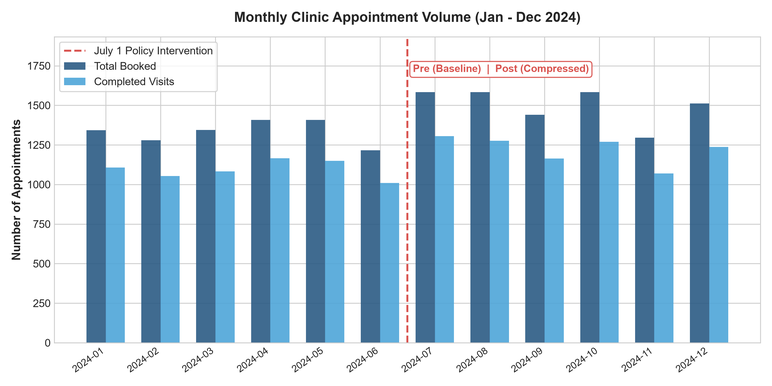
#> input picture docs/images/fig1_monthly_volume_trend.png, 772 x 386 px, shrunk from 3000 x 1500 before the run
$ python generate_dashboard_preview.py
#> lines starting #> are read from the running program, lines starting #| are printed output that depends on the picture
"""
generate_dashboard_preview.py
------------------------------
Generates a high-resolution composite dashboard preview image:
- dashboard/dashboard_preview.png
- docs/images/dashboard_preview.png

Renders KPI cards, title banner, and stitches key analytical charts
into a polished executive overview for the portfolio README.
"""

import os
import matplotlib.pyplot as plt
import matplotlib.gridspec as gridspec
from PIL import Image

BASE_DIR = os.path.dirname(os.path.dirname(os.path.abspath(__file__)))
IMAGES_DIR = os.path.join(BASE_DIR, "docs", "images")
DASHBOARD_DIR = os.path.join(BASE_DIR, "dashboard")

def create_preview():
    fig = plt.figure(figsize=(16, 12), dpi=200, facecolor="#F8FAFC")

    # Outer layout: Header banner + KPI cards + 4 chart panels
    gs = gridspec.GridSpec(3, 2, height_ratios=[0.8, 2.5, 2.5], hspace=0.28, wspace=0.18,
                           left=0.04, right=0.96, top=0.94, bottom=0.04)

    # 1. Header Banner & KPI Cards
    ax_header = fig.add_subplot(gs[0, :])
    ax_header.set_facecolor("#FFFFFF")
    for spine in ax_header.spines.values():
        spine.set_color("#E2E8F0")
        spine.set_linewidth(1.2)
    ax_header.set_xticks([])
    ax_header.set_yticks([])

    # Header text
    ax_header.text(0.02, 0.72, "Metro North Family Health Centre — Clinic Operations Dashboard",
                   fontsize=16, fontweight="bold", color="#1E3A8A", va="center")
    ax_header.text(0.02, 0.40, "Investigating Patient Flow, Waiting Times & Provider Workload | 12-Month Outpatient Study (N = 16,998 visits)",
                   fontsize=10.5, color="#64748B", va="center")

    # Draw 5 KPI Boxes inside header
    kpis = [
        ("TOTAL VISITS", "16,998", "68.0 visits/day", "#1E3A8A"),
        ("COMPLETED", "13,891", "81.7% show rate", "#0D9488"),
        ("MEDIAN WAIT", "21.1 m", "Arrival → Doctor", "#1E3A8A"),
        ("P90 WAIT TIME", "55.9 m", "Peak: 76.3m (Morning)", "#E11D48"),
        ("NO-SHOW RATE", "11.2%", "1,898 missed visits", "#F59E0B")
    ]

    box_w = 0.165
    start_x = 0.02
    box_y = 0.08
    box_h = 0.24

    for i, (label, val, sub, color) in enumerate(kpis):
        bx = start_x + i * 0.198
        rect = plt.Rectangle((bx, box_y), box_w, box_h, facecolor="#F1F5F9",
                             edgecolor="#CBD5E1", linewidth=0.8, transform=ax_header.transAxes, clip_on=False)
        ax_header.add_patch(rect)
        ax_header.text(bx + 0.01, box_y + 0.17, label, fontsize=7.5, fontweight="bold", color="#64748B", transform=ax_header.transAxes)
        ax_header.text(bx + 0.01, box_y + 0.07, val, fontsize=12.5, fontweight="bold", color=color, transform=ax_header.transAxes)
        ax_header.text(bx + 0.01, box_y - 0.01, sub, fontsize=6.8, color="#64748B", transform=ax_header.transAxes)

    # 2. Insert Chart Images
    chart_configs = [
        (gs[1, 0], "fig1_monthly_volume_trend.png"),
        (gs[1, 1], "fig2_waiting_time_percentiles_hourly.png"),
        (gs[2, 0], "fig3_pre_post_session_comparison.png"),
        (gs[2, 1], "fig4_provider_workload_and_overruns.png"),
    ]

    for grid_pos, img_name in chart_configs:
        ax = fig.add_subplot(grid_pos)
        ax.axis("off")
        img_path = os.path.join(IMAGES_DIR, img_name)
        if os.path.exists(img_path):
            img = Image.open(img_path)
#> img is the input picture: PIL image 772x386 RGBA; mean R, G, B, A 194.8, 212.9, 225.9, 255
            ax.imshow(img)
            ax.set_aspect("auto")

    preview_path1 = os.path.join(DASHBOARD_DIR, "dashboard_preview.png")
    preview_path2 = os.path.join(IMAGES_DIR, "dashboard_preview.png")

    fig.savefig(preview_path1, dpi=200, bbox_inches="tight")
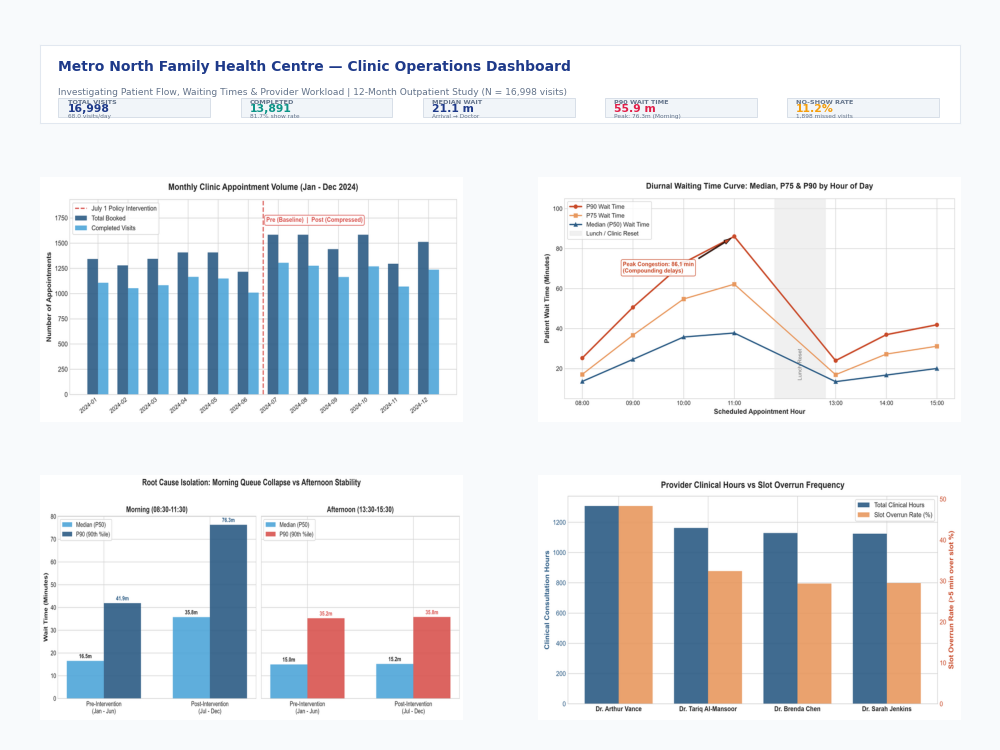
#> figure drawn by matplotlib, 5 panels
    fig.savefig(preview_path2, dpi=200, bbox_inches="tight")
    plt.close()

    print(f"Generated dashboard preview -> {preview_path1}")
#| Generated dashboard preview -> dashboard/dashboard_preview.png
    print(f"Generated dashboard preview -> {preview_path2}")

if __name__ == "__main__":
    create_preview()
